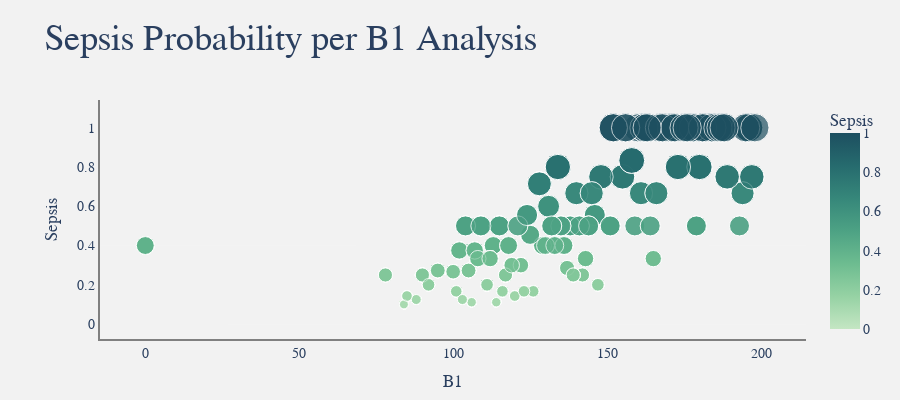

Here is the notebook cell this chart was saved with:
### Markdown cell above
*Comments*:
- It's showed that the older patients are the high chance they have Sepsis, particularly around the age of 50 to 60.
- However, above 60, chance of getting Sepsis is not clearly noticeable.

### Code cell
df_data = patients_df
temp = df_data[df_data.B1.isnull() == False][['B1','Sepsis']]
# temp['Sepsis'].replace([False, True], [0,1], inplace = True)
temp['Sepsis'] = temp.groupby('B1')['Sepsis'].transform('mean')
temp ## probability of having Sepsis at the given age
fig = px.scatter(temp, x='B1',y='Sepsis', color="Sepsis", color_continuous_scale='Blugrn', size='Sepsis')
fig.update_xaxes(showgrid = False, showline = True, gridwidth = 0.05, linecolor = 'gray', zeroline = False, linewidth = 2)
fig.update_yaxes(showline = True, gridwidth = 0.05, linecolor = 'gray', linewidth = 2, zeroline = False)

# General Styling
fig.update_layout(height=400,
              margin=dict(b=50,r=30,l=100,t=100),
              title = "<span style='font-size:36px; font-family:Times New Roman'>Sepsis Probability per B1 Analysis</span>",                  
              plot_bgcolor='rgb(242,242,242)',
              paper_bgcolor = 'rgb(242,242,242)',
              font=dict(family="Times New Roman", size= 14),
              hoverlabel=dict(font_color="floralwhite"),
              showlegend=False)
fig.show()

### Figure 1 — Plotly figure (JSON) as saved in the notebook; plotly's stock layout.template omitted (floating-point values rounded to 4 significant figures; data arrays with more than 128 entries replaced by an {"elided": "..."} marker saying what was removed)
{"data": [{"hovertemplate": "B1=%{x}<br>Sepsis=%{marker.color}<extra></extra>", "legendgroup": "", "marker": {"color": {"elided": "599 float values"}, "coloraxis": "coloraxis", "size": {"elided": "599 float values"}, "sizemode": "area", "sizeref": 0.0025, "symbol": "circle"}, "mode": "markers", "name": "", "orientation": "v", "showlegend": false, "type": "scatter", "x": {"elided": "599 int values"}, "xaxis": "x", "y": {"elided": "599 float values"}, "yaxis": "y"}], "layout": {"coloraxis": {"colorbar": {"title": {"text": "Sepsis"}}, "colorscale": [[0, "rgb(196, 230, 195)"], [0.1667, "rgb(150, 210, 164)"], [0.3333, "rgb(109, 188, 144)"], [0.5, "rgb(77, 162, 132)"], [0.6667, "rgb(54, 135, 122)"], [0.8333, "rgb(38, 107, 110)"], [1, "rgb(29, 79, 96)"]]}, "font": {"family": "Times New Roman", "size": 14}, "height": 400, "hoverlabel": {"font": {"color": "floralwhite"}}, "legend": {"itemsizing": "constant", "tracegroupgap": 0}, "margin": {"b": 50, "l": 100, "r": 30, "t": 100}, "paper_bgcolor": "rgb(242,242,242)", "plot_bgcolor": "rgb(242,242,242)", "showlegend": false, "title": {"text": "<span style='font-size:36px; font-family:Times New Roman'>Sepsis Probability per B1 Analysis</span>"}, "xaxis": {"anchor": "y", "domain": [0, 1], "gridwidth": 0.05, "linecolor": "gray", "linewidth": 2, "showgrid": false, "showline": true, "title": {"text": "B1"}, "zeroline": false}, "yaxis": {"anchor": "x", "domain": [0, 1], "gridwidth": 0.05, "linecolor": "gray", "linewidth": 2, "showline": true, "title": {"text": "Sepsis"}, "zeroline": false}}}
